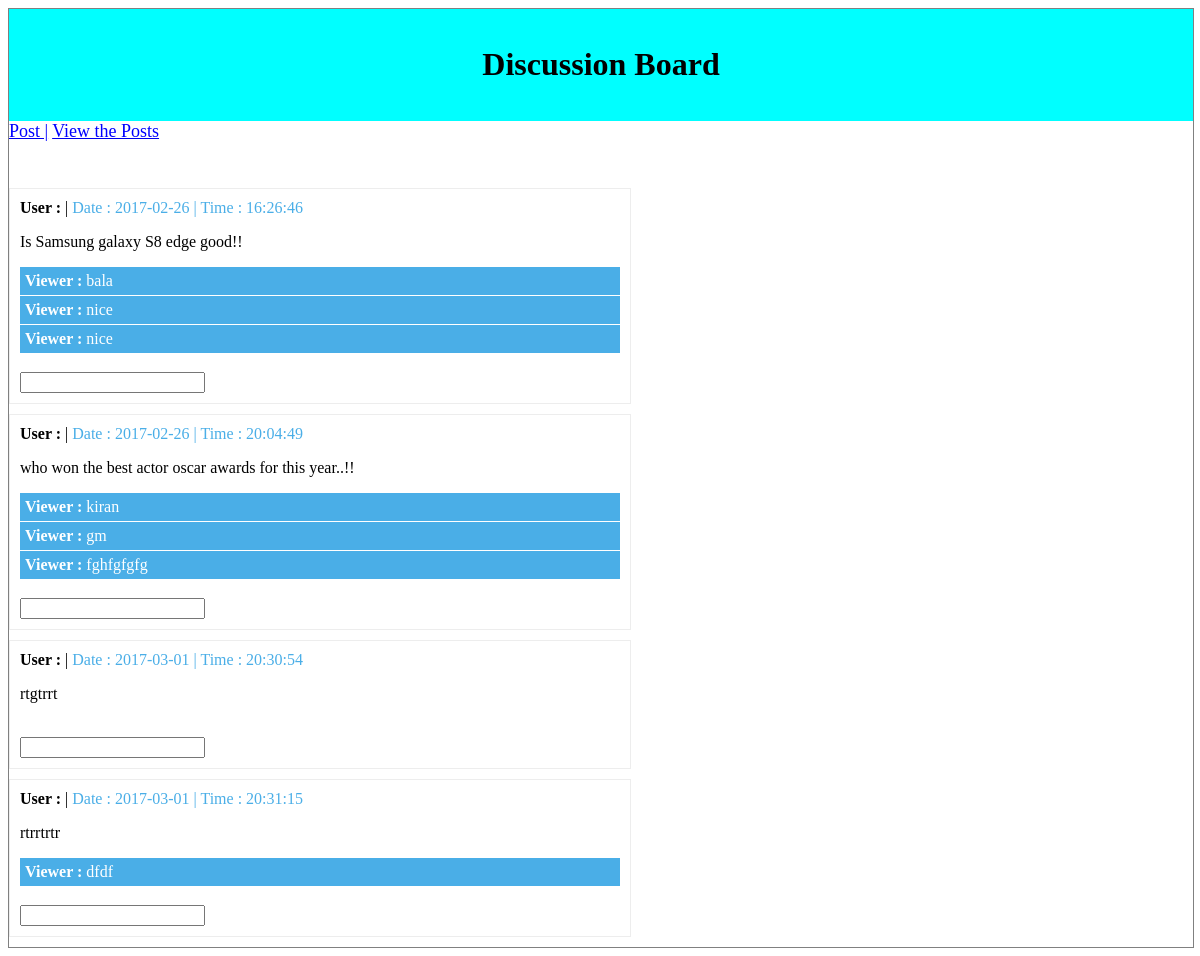
The page / on the database its author committed.
### tables this page shows
CREATE TABLE `post` (
  `id` int(11) NOT NULL,
  `post` longtext NOT NULL,
  `date` date NOT NULL,
  `time` time NOT NULL
);

CREATE TABLE `comment` (
  `id` int(11) NOT NULL,
  `post_id` int(11) NOT NULL,
  `comment` varchar(255) NOT NULL
);

### index.php (the view, shortened to what this page needs)
<html>
<head>
<link rel='stylesheet' href='style.css' />
</head>
<body>
<div class="container">
<header>
   <h1>Discussion Board</h1>
</header>
<?php include 'title_bar.php' ; ?>
<br/><br/>
<?php
	$post_query = mysql_query("SELECT id, post, date, time FROM post");
	while($run_post = mysql_fetch_array($post_query)){
			$post_id = $run_post['id'];
			$post = $run_post['post'];
			$post_date = $run_post['date'];
			$post_time = $run_post['time'];
?>
		<div class='box'>
		<b>User : </b> | <font color='#4aaee7'> Date : <?php echo $post_date; ?> | Time : <?php echo $post_time; ?></font>
		<br/>
		<p><?php echo $post; ?></p>
		<div class="comments<?php echo $post_id; ?>">
		<?php
			$comment_query = mysql_query("SELECT id, comment FROM comment WHERE post_id='$post_id'");
			while($run_comment = mysql_fetch_array($comment_query)){
				$comment = $run_comment['comment'];
		?>
			<div class='view'>
			<b>Viewer : </b> <?php echo $comment; ?>
			</div>
		<?php
			}
		?>
		</div>
		<input type='text' id='comment<?php echo $post_id; ?>'  class='comment' onclick="getcomment('<?php echo $post_id; ?>')"  />
		</div>
<?php
	}
?>
</body>
</html>

### title_bar.php
<div>
<a href= 'post.php'><font size="4" color="blue">Post |</font></a>
<a href='index.php'><font size="4" color="blue">View the Posts</font></a>
</div>

### style.css (style rules this page uses)
.box { padding:10px; margin:10px 0px; border:1px solid #ededed; width:600px; }
.view { padding:5px; margin:1px 0px; background:#4aaee7; color:#fff; }

### index.php (style rules this page uses)
div.container { width: 100%; border: 1px solid gray; }
header, footer { padding: 1em; color: black; background-color: cyan; clear: left; text-align: center; }

### rows shown on the page
post: date "2017-02-26", time "16:26:46", post "Is Samsung galaxy S8 edge good!!"
comment: comment "bala"
comment: comment "nice"
comment: comment "nice"
post: date "2017-02-26", time "20:04:49", post "who won the best actor oscar awards for this year..!!"
comment: comment "kiran"
comment: comment "gm"
comment: comment "fghfgfgfg"
post: date "2017-03-01", time "20:30:54", post "rtgtrrt"
post: date "2017-03-01", time "20:31:15", post "rtrrtrtr"
comment: comment "dfdf"
